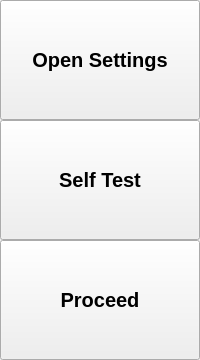
      <widget class="QWidget" name="startup">
       <layout class="QVBoxLayout" name="verticalLayout_3">
        <property name="spacing">
         <number>0</number>
        </property>
        <property name="leftMargin">
         <number>0</number>
        </property>
        <property name="topMargin">
         <number>0</number>
        </property>
        <property name="rightMargin">
         <number>0</number>
        </property>
        <property name="bottomMargin">
         <number>0</number>
        </property>
        <item>
         <widget class="QPushButton" name="button_start_settings">
          <property name="minimumSize">
           <size>
            <width>0</width>
            <height>120</height>
           </size>
          </property>
          <property name="font">
           <font>
            <pointsize>15</pointsize>
            <weight>75</weight>
            <bold>true</bold>
           </font>
          </property>
          <property name="text">
           <string>Open Settings</string>
          </property>
         </widget>
        </item>
        <item>
         <widget class="QPushButton" name="button_start_test">
          <property name="minimumSize">
           <size>
            <width>0</width>
            <height>120</height>
           </size>
          </property>
          <property name="font">
           <font>
            <pointsize>15</pointsize>
            <weight>75</weight>
            <bold>true</bold>
           </font>
          </property>
          <property name="text">
           <string>Self Test</string>
          </property>
         </widget>
        </item>
        <item>
         <widget class="QPushButton" name="button_start_vent">
          <property name="minimumSize">
           <size>
            <width>0</width>
            <height>120</height>
           </size>
          </property>
          <property name="font">
           <font>
            <pointsize>15</pointsize>
            <weight>75</weight>
            <bold>true</bold>
           </font>
          </property>
          <property name="text">
           <string>Proceed</string>
          </property>
         </widget>
        </item>
       </layout>
      </widget>
